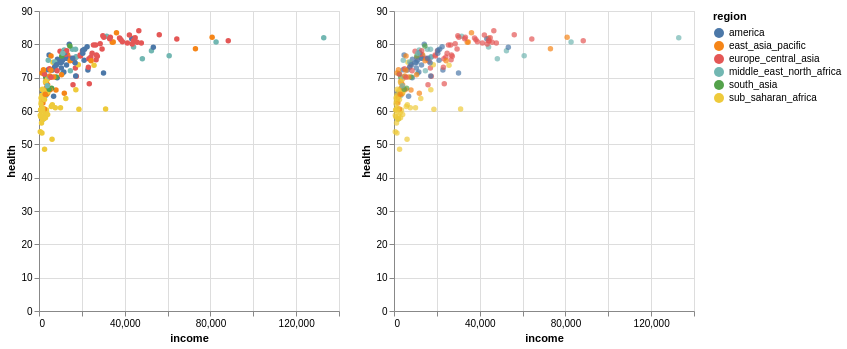

The notebook cell this image was saved under:
### Markdown cell above
### Part 1.3 Select across multiple panels (5 points)

Instead of using the point selection, now add an interval selection to the figure in part 1.1, such that the user can select over any income range (only income range), and then generate a second plot on the right to show the relationship between income and population for the selected data (use filter, only show the selected data).

### Code cell
selection = alt.selection_interval(encodings = ['x'])
chart = alt.Chart(gapminder).mark_circle().encode(
    x = alt.X('income:Q'),
    y = alt.Y('health:Q'),
    color = alt.Color('region:N'),
    tooltip=['country', 'population'],
    opacity = alt.condition(selection, alt.value(1), alt.value(0.1))
).add_params(
    selection
)

bars = alt.Chart(gapminder).mark_circle().encode(
    x = alt.X('income:Q'),
    y = alt.Y('health:Q'),
    color = alt.Color('region:N')
).transform_filter(selection)

chart | bars

### Figure 1 — Vega-Lite specification as saved in the notebook (floating-point values rounded to 4 significant figures; data arrays with more than 128 entries replaced by an {"elided": "..."} marker saying what was removed)
{"config": {"view": {"continuousWidth": 300, "continuousHeight": 300}}, "hconcat": [{"mark": {"type": "circle"}, "encoding": {"color": {"field": "region", "type": "nominal"}, "opacity": {"condition": {"param": "param_13", "value": 1}, "value": 0.1}, "tooltip": [{"field": "country", "type": "nominal"}, {"field": "population", "type": "quantitative"}], "x": {"field": "income", "type": "quantitative"}, "y": {"field": "health", "type": "quantitative"}}, "name": "view_3"}, {"mark": {"type": "circle"}, "encoding": {"color": {"field": "region", "type": "nominal"}, "x": {"field": "income", "type": "quantitative"}, "y": {"field": "health", "type": "quantitative"}}, "transform": [{"filter": {"param": "param_13"}}]}], "data": {"name": "data-ca24f9a7ec291df1ebdcde48d4b02821"}, "params": [{"name": "param_13", "select": {"type": "interval", "encodings": ["x"]}, "views": ["view_3"]}], "$schema": "https://vega.github.io/schema/vega-lite/v5.8.0.json", "datasets": {"data-ca24f9a7ec291df1ebdcde48d4b02821": {"elided": "187 records"}}}
